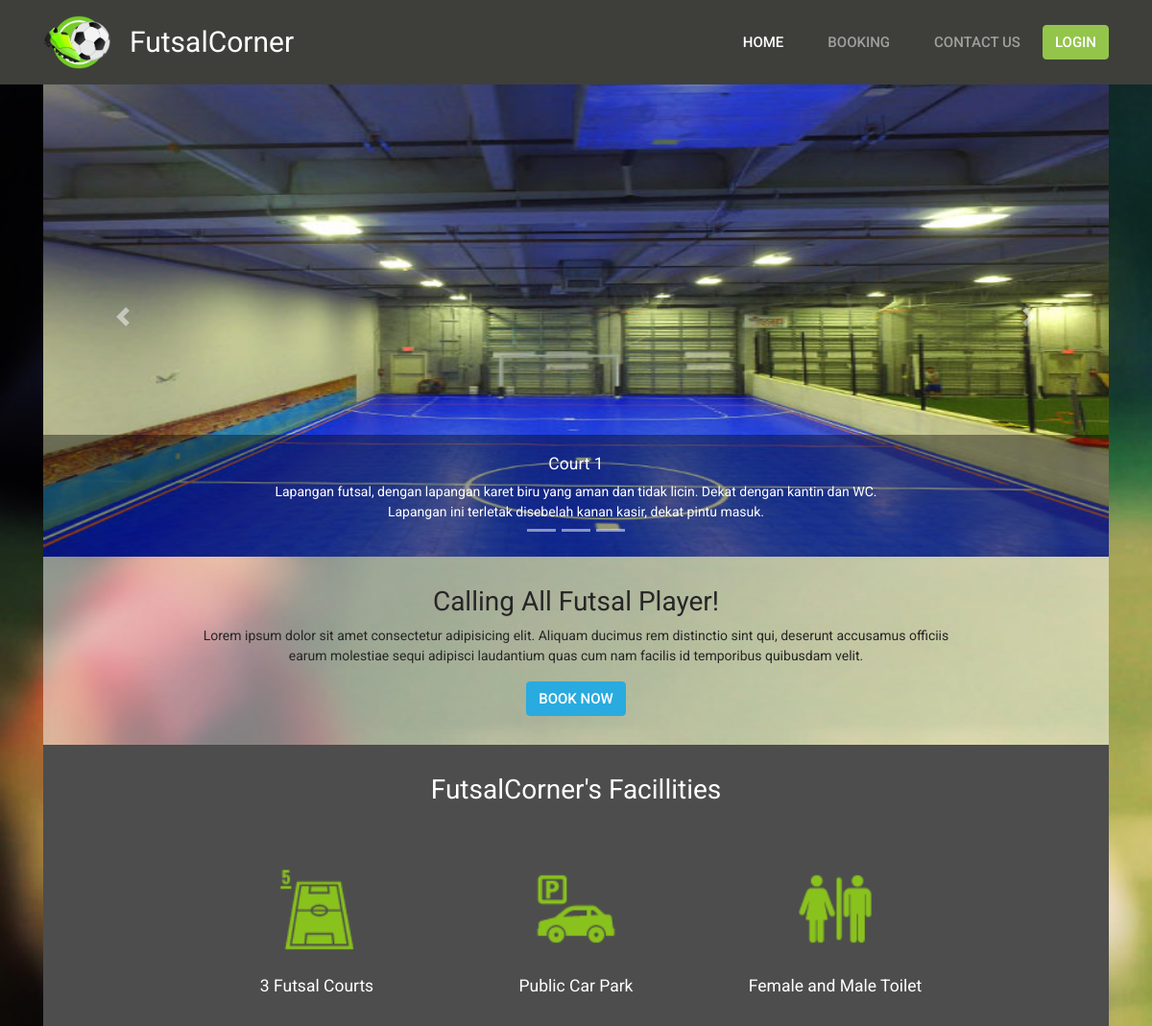
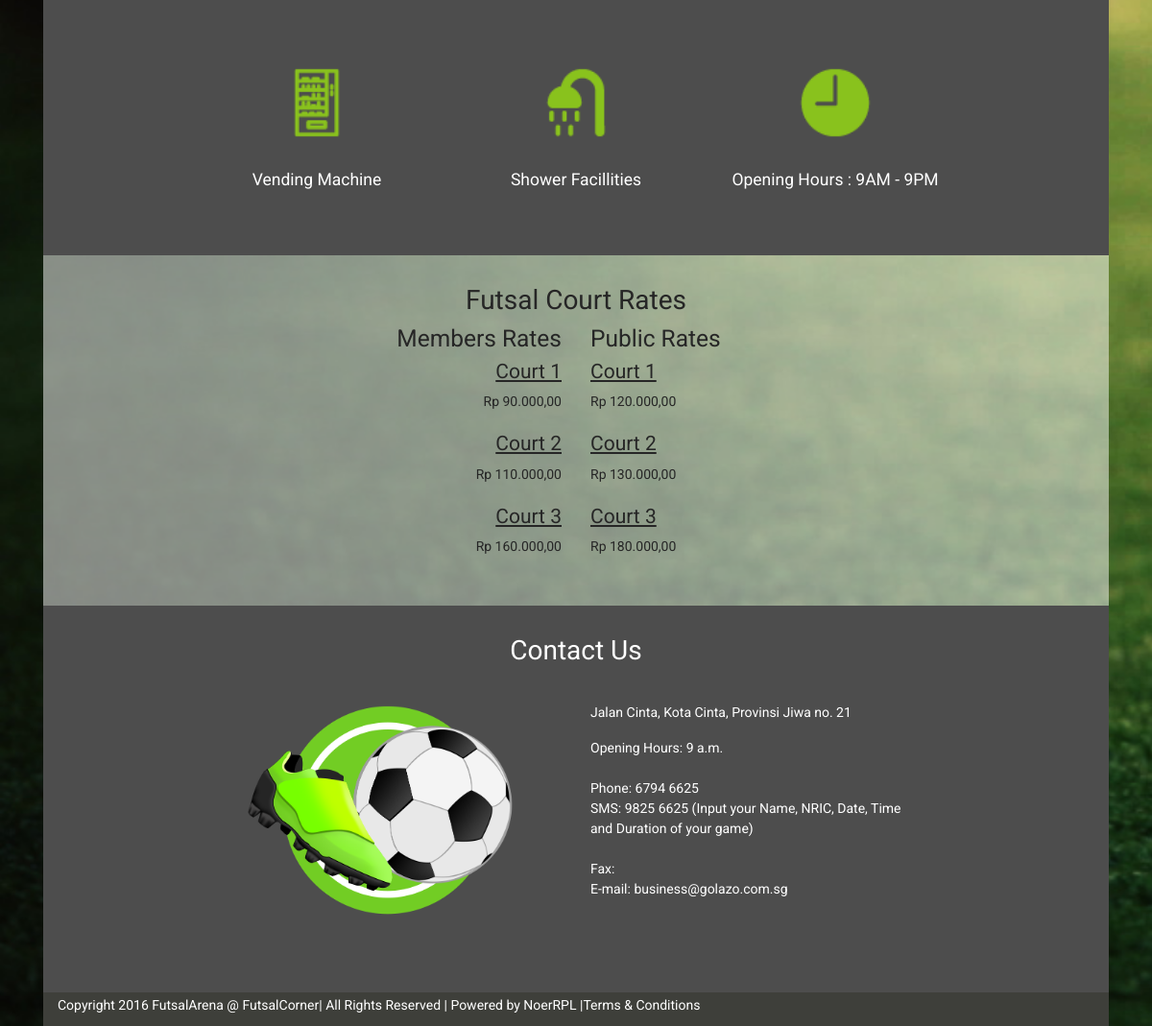
The page / on the database its author committed (2 pictures, top to bottom).
### tables this page shows
CREATE TABLE `data_lapangan` (
  `id_field` varchar(6) NOT NULL,
  `nama` varchar(20) NOT NULL,
  `member_price` int(11) NOT NULL,
  `public_price` int(11) NOT NULL,
  `description` varchar(300) NOT NULL,
  `picture` varchar(50) NOT NULL
);

### application/controllers/Home.php (called while the page is built, shortened)
<?php
class Home extends CI_Controller
{
    function __construct() {
        $this->load->library('session');
        $this->load->helper('form');
        $this->load->helper('url');
    }
    public function index()
    {
        $this->load->model('FutsalCourt');
        $data['result'] = $this->FutsalCourt->getAll();
        $nav['nav'] = 'HOME';
        $nav['active'] = 1;
        $user_id=$this->session->userdata('user_id');
        $user_role=$this->session->userdata('user_role');
        if ($user_id && $user_role == 'user'){
            $this->load->view('header/headerLoged', $nav);
        }
        else {
            $this->load->view('header/header', $nav);
        }
        $this->load->view('main/home', $data);
        $this->load->view('footer');
    }
}

### index.php (called while the page is built, shortened)
<?php
require_once BASEPATH.'core/CodeIgniter.php';

### application/models/FutsalCourt.php (called while the page is built, shortened)
<?php
class FutsalCourt extends CI_Model
{
    public function getAll(){
        $query = $this->db->get('DATA_LAPANGAN');
        return $query->result();
    }
}

### application/views/main/home.php (the view, shortened to what this page needs)
<div class="container">
    <div id="carousel" class="carousel slide item" data-ride="carousel" style="width: 100%; height: 500px; margin-top: 80px">
        <ol class="carousel-indicators">
            <?php
                $count = 0;
                foreach ($result as $row) {
                    ?>
                    <li data-target="#carousel" data-slide-to="<?php echo $count?>"></li>
                    <?php
                    $count++;
                }
            ?>
        </ol>
        <div class="carousel-inner">
            <?php
            $count = 0;
            foreach ($result as $row) {
                ?>
                <div class="carousel-item <?php if ($count == 0) echo 'active'?>">
                    <img class="d-block w-100" src="<?php echo base_url().$row->picture; ?>" alt="">
                    <div class="carousel-caption d-none d-md-block">
                        <h5><?php echo $row->nama?></h5>
                        <div class="row justify-content-center">
                            <div class="col-md-7">
                                <p><?php echo $row->description?></p>
                            </div>
                        </div>
                    </div>
                </div>
                <?php
                $count++;
            }
            ?>
        </div>
        <a class="carousel-control-prev" href="#carousel" role="button" data-slide="prev">
            <span class="carousel-control-prev-icon" aria-hidden="true"></span>
        </a>
        <a class="carousel-control-next" href="#carousel" role="button" data-slide="next">
            <span class="carousel-control-next-icon" aria-hidden="true"></span>
        </a>
    </div>
    <div class="col-md-12 text-center content" id="book">
        <h2>Calling All Futsal Player!</h2>
        <div class="row justify-content-center">
            <div class="col-md-9">
                <p>Lorem ipsum dolor sit amet consectetur adipisicing elit. Aliquam ducimus rem distinctio sint qui, deserunt accusamus officiis earum molestiae sequi adipisci laudantium quas cum nam facilis id temporibus quibusdam velit.</p>
            </div>
        </div>
        <button class="btn btn-info my-2 my-sm-0" type="submit" style="font-size: 15px">BOOK NOW</button>
    </div>
    <div class="col-md-12 text-center content" id="facillities">
        <h2>FutsalCorner's Facillities</h2>
        <div class="container">
            <div class="row justify-content-center">
                <div class="col-md-3 content">
                    <img src="<?php echo base_url('assets/img/Facillities/futsal-court-5-futsal-pictures.png')?>" alt="" style="width: 10em">
                    <h5>3 Futsal Courts</h5>
                </div>
                <div class="col-md-3 content">
                    <img src="<?php echo base_url()?>assets/img/Facillities/futsal-court-male-public-carpark.png" alt="" style="width: 10em">
                    <h5>Public Car Park</h5>
                </div>
                <div class="col-md-3 content">
                    <img src="<?php echo base_url()?>assets/img/Facillities/futsal-court-male-female-toilet.png" alt="" style="width: 10em">
                    <h5>Female and Male Toilet</h5>
                </div>
            </div>
            <div class="row justify-content-center">
                <div class="col-md-3 content">
                    <img src="<?php echo base_url()?>assets/img/Facillities/futsal-court-vending-machines.png" alt="" style="width: 10em">
                    <h5>Vending Machine</h5>
                </div>
                <div class="col-md-3 content">
                    <img src="<?php echo base_url()?>assets/img/Facillities/futsal-court-shower-facilities.png" alt="" style="width: 10em">
                    <h5>Shower Facillities</h5>
                </div>
                <div class="col-md-3 content">
                    <img src="<?php echo base_url()?>assets/img/Facillities/futsal-court-opening-hours.png" alt="" style="width: 10em">
                    <h5>Opening Hours : 9AM - 9PM</h5>
                </div>
            </div>
        </div>
    </div>
    <div class="col-md-12 text-center content" id="book">
        <h2>Futsal Court Rates</h2>
        <div class="row">
            <div class="col-md-4 offset-2 text-right">
                <h3>Members Rates</h3>
                <?php
                    foreach ($result as $row) {
                        ?>
                        <h4><u><?php echo $row->nama?></u></h4>
                        <span><?php echo "Rp ".number_format($row->member_price,2,',','.')?></span><br><br>
                        <?php
                    }
                ?>
            </div>
            <div class="col-md-4 text-left">
                <h3>Public Rates</h3>
                <?php
                foreach ($result as $row) {
                    ?>
                    <h4><u><?php echo $row->nama?></u></h4>
                    <span><?php echo "Rp ".number_format($row->public_price,2,',','.')?></span><br><br>
                    <?php
                }
                ?>
            </div>
        </div>
    </div>
</div>

### application/views/header/header.php (shortened to what this page needs)
<!doctype html>
<html lang="en">
<head>
    <link rel="stylesheet" href="<?php echo base_url('assets/css/bootstrap.min.css'); ?>">
    <link rel="stylesheet" href="<?php echo base_url('assets/css/style.css'); ?>">
    <link href="<?php echo base_url('assets/css/nucleo-icons.css'); ?>" rel="stylesheet" />
</head>
<body>
<nav class="navbar navbar-expand-lg navbar-dark fixed-top bg-primary p-3">
    <div class="container">
        <img src="<?php echo base_url('assets/img/logo.png'); ?>" alt="" style="width: 5em">
        <a class="navbar-brand mb-0" style="font-size: 30px; padding-left: 20px" href="#">FutsalCorner</a>
        <div class="collapse navbar-collapse" id="navbarColor01">
            <ul class="navbar-nav ml-auto b">
                <li class="nav-item <?php if ($active == 1) echo 'active'?>">
                    <a class="nav-link" href="<?php echo base_url()?>">Home <span class="sr-only">(current)</span></a>
                </li>
                <li class="nav-item <?php if ($active == 2) echo 'active'?>">
                    <a class="nav-link" href="<?php echo base_url()?>booking">Booking</a>
                </li>
                <li class="nav-item" <?php if ($active == 4) echo 'active'?>>
                    <a class="nav-link" href="#contact_us">Contact Us</a>
                </li>
            </ul>
            <form class="form-inline my-2 my-lg-0">
                <button class="btn btn-success my-2 my-sm-0" type="button" id="modal" style="font-size: 15px" data-toggle="modal" href="#loginModal">
                    Login
                </button>
            </form>
        </div>
    </div>
</nav>

### application/views/footer.php (shortened to what this page needs)
<footer>
    <div class="container">
        <div class="col-md-12 text-center content" id="contact_us">
            <h2>Contact Us</h2>
            <div class="container">
                <div class="row justify-content-center text-left">
                    <div class="col-md-4 content">
                        <img src="<?php echo base_url()?>assets/img/logo.png" alt="" style="width: 20em">
                    </div>
                    <div class="col-md-4 content">
                        <p>Jalan Cinta, Kota Cinta, Provinsi Jiwa no. 21</p>
                        <p>Opening Hours: 9 a.m.
                            <br><br>
                            Phone: 6794 6625 <br>
                            SMS: 9825 6625 (Input your Name, NRIC, Date, Time and Duration of your game) <br><br>
                            Fax: <br>
                            E-mail: business@golazo.com.sg</p><br>
                    </div>
                </div>
            </div>
        </div>
        <div class="col-md-12 text-left footer bg-primary" style="color: white">
            <h6>Copyright 2016 FutsalArena @ FutsalCorner| All Rights Reserved | Powered by NoerRPL |Terms & Conditions</h6>
        </div>
    </div>
</footer>
</body>
</html>

### assets/css/style.css (style rules this page uses)
.navbar-nav > li { padding-left:15px; padding-right:15px; }
.navbar-nav a { font-size: 15px !important; }
.item img { max-width:100%; max-height:500px; width: auto; height: auto; }
.carousel-caption { position: absolute; right: 0; bottom: 0; left: 0; z-index: 10; padding-top: 20px; padding-bottom: 20px; color: #fff; text-align: center; background: rgba(0,0,0,0.4); }
.content { padding-top: 30px;padding-bottom: 30px; }
.footer { padding-bottom: 5px; padding-top: 5px; }
#book { color:#262626; background: rgba(255, 255, 255, .5); }
#facillities { color:white; background-color: #4d4d4d; }
#contact_us { color:white; background-color: #4d4d4d; }

### rows shown on the page
data_lapangan: picture (picture), nama "Court 1", description "Lapangan futsal, dengan lapangan karet biru yang aman dan tidak licin. Dekat dengan kantin dan WC. Lapangan ini terletak disebelah kanan kasir, dekat pintu masuk.", member_price "90.000,00", public_price "120.000,00"
data_lapangan: nama "Court 2", member_price "110.000,00", public_price "130.000,00"
data_lapangan: nama "Court 3", member_price "160.000,00", public_price "180.000,00"
